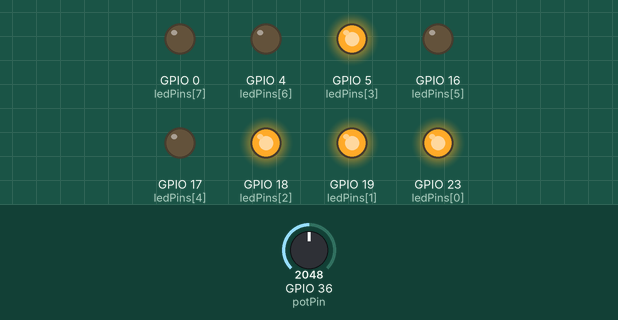
A program run on a simulated ESP32. Shown: output pins drawn as LEDs (lit = HIGH). The test bench sets the inputs (shaded band); at power-on: GPIO 36 (potPin) = 2048.

Above: at 1.2 s.
1.3 s: GPIO 36 (potPin) set to 2423
2.8 s: GPIO 36 (potPin) set to 2507
At 3.8 s:
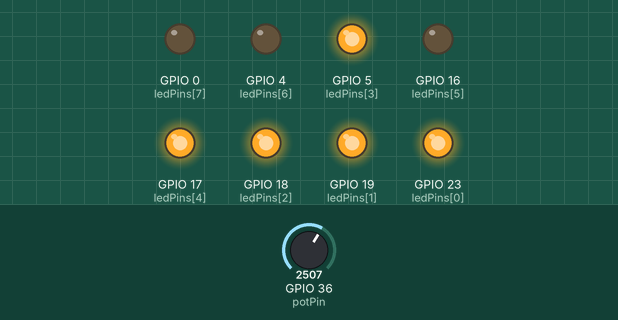
4.3 s: GPIO 36 (potPin) set to 2902
5.8 s: GPIO 36 (potPin) set to 2983
At 6.4 s:
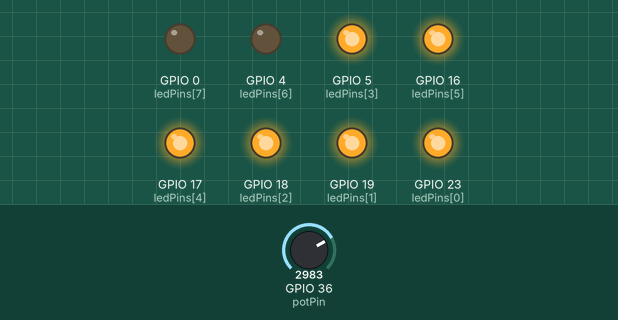
7.3 s: GPIO 36 (potPin) set to 3403
8.8 s: GPIO 36 (potPin) set to 3507
At 10.3 s:
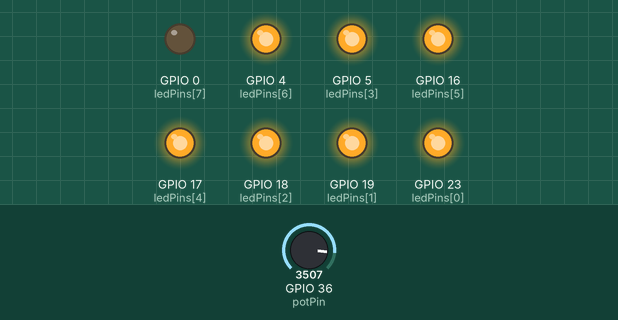
Timing chart, 0 to 11.3 s (numbered marks = the images above; inputs shaded):
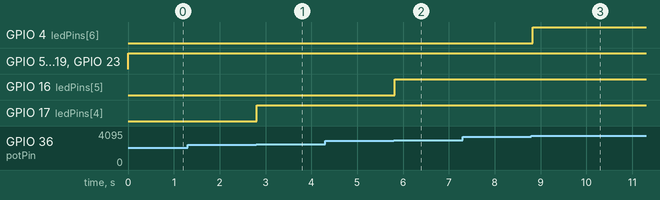

Measured:
- the behaviour switches between 2456 and 2457 on GPIO 36 (potPin) (found by bisection; images 0 and 1)
- the behaviour switches between 2948 and 2949 on GPIO 36 (potPin) (found by bisection; images 1 and 2)
- the behaviour switches between 3439 and 3440 on GPIO 36 (potPin) (found by bisection; images 2 and 3)
- after the input at 1.3 s, every drawn part: stays the same
- after the input at 2.8 s, GPIO 17 (ledPins[4]): LOW → HIGH at once
- after the input at 4.3 s, every drawn part: stays the same
- after the input at 5.8 s, GPIO 16 (ledPins[5]): LOW → HIGH at once
- after the input at 7.3 s, every drawn part: stays the same
- after the input at 8.8 s, GPIO 4 (ledPins[6]): LOW → HIGH at once

The program:

main.cpp
```cpp
#include <Arduino.h>

const int potPin = 36;  // ขา 36 สำหรับ Potentiometer
const int ledPins[] = {23, 19, 18, 5, 17, 16, 4, 0}; // ขา LED 8 หลอด

void setup() {
  for (int i = 0; i < 8; i++) pinMode(ledPins[i], OUTPUT); // ตั้งค่า LED เป็น OUTPUT
}

void loop() {
  int potValue = analogRead(potPin);  // อ่านค่าจาก potentiometer
  int mappedValue = map(potValue, 0, 4095, 0, 100);  // แปลงค่าจาก 0-4095 เป็น 0-100

  for (int i = 0; i < 8; i++) {
    digitalWrite(ledPins[i], i < mappedValue / 12 ? HIGH : LOW);  // เปิด LED ตามค่าที่แปลง
  }

  delay(50);  // หน่วงเวลาเล็กน้อย
}
```
